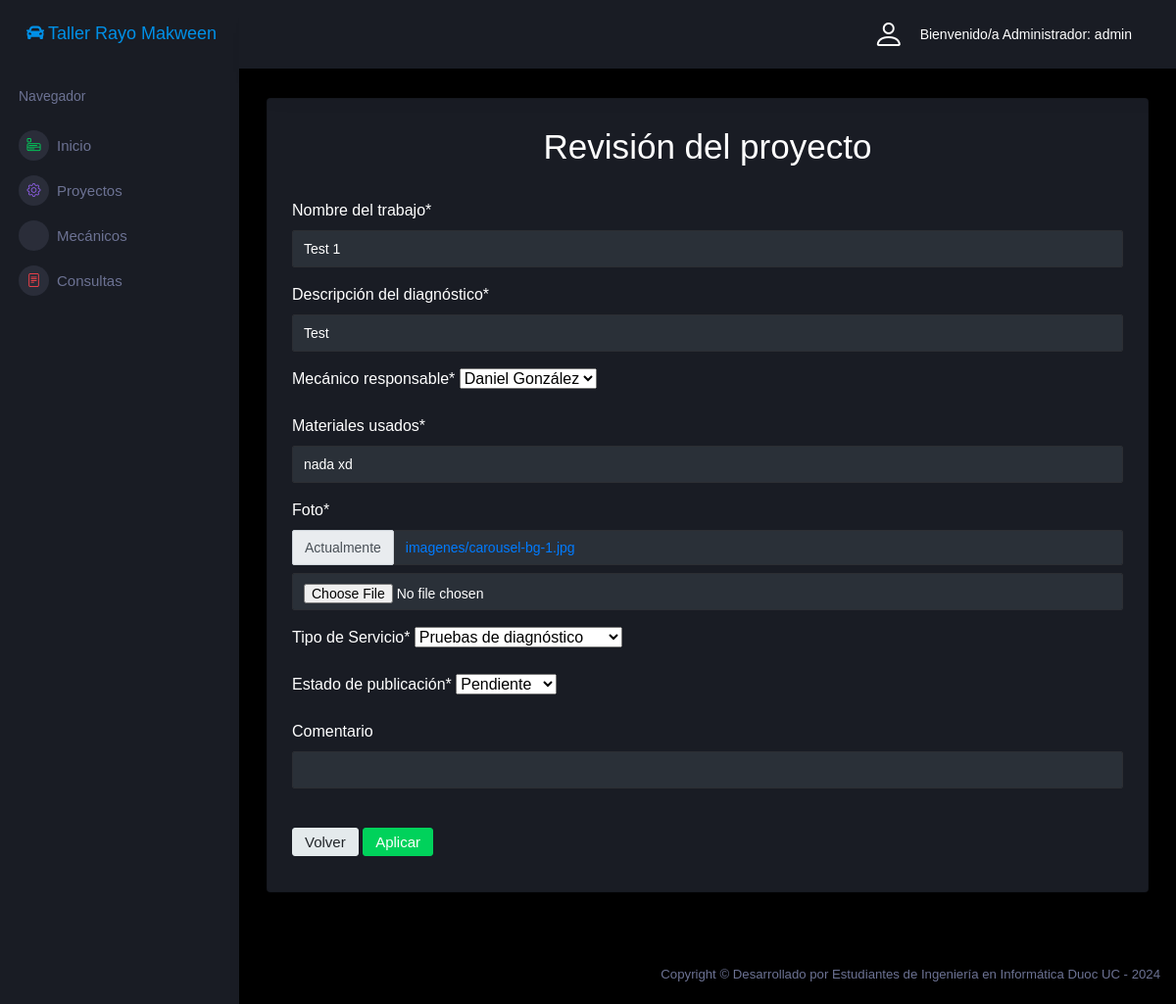
Page /mecanicos/trabajoupdate/1/ (signed in) on the earlier database version.
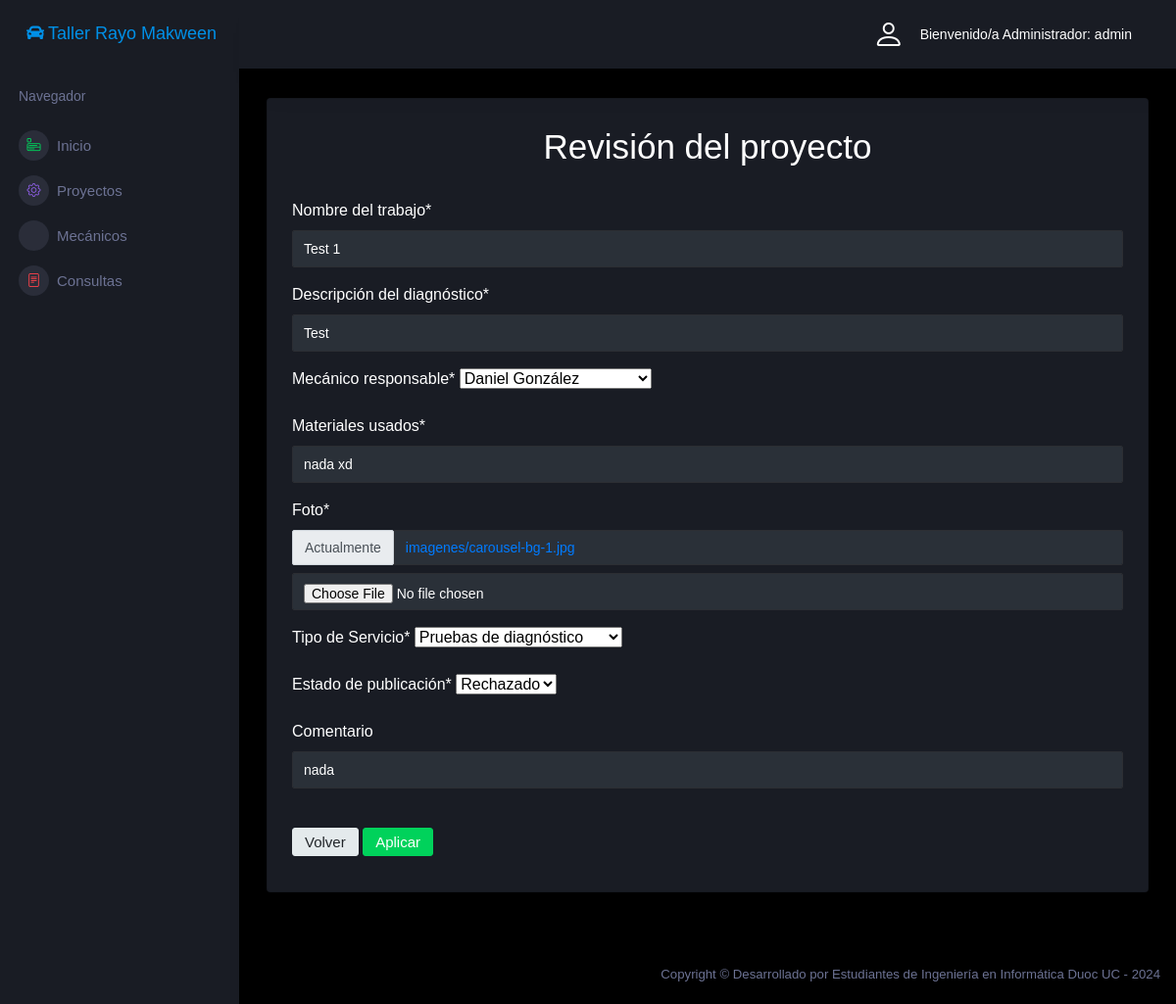
Same page on the later database version.
### core/models.py (models this page shows, shortened)
class Trabajo(models.Model):
    nombre_trabajo = models.CharField(max_length=50)
    diagnostico = models.CharField(max_length=200)
    fecha = models.DateTimeField(auto_now_add=True)
    mecanico = models.ForeignKey(Mecanico, on_delete=models.CASCADE)
    materiales = models.CharField(max_length=50)
    foto = models.ImageField(upload_to='imagenes/')
    servicio = models.ForeignKey(TipoServicio, on_delete=models.CASCADE)
    PENDIENTE= "P"
    RECHAZADO= "R"
    ACEPTADO= "A"
    estado_opciones = {
        PENDIENTE: "Pendiente",
        RECHAZADO: "Rechazado",
        ACEPTADO: "Aceptado",
    }
    estado_publicacion = models.CharField(max_length=1,choices=estado_opciones,default=PENDIENTE)
    comentario_admin = models.CharField(max_length=100, blank=True)

### core/views.py (the view, shortened to what this page needs)
# urls.py: path('mecanicos/trabajoupdate/<id>/', trabajoupdate, name="trabajoupdate"),
@permission_required('core.change_trabajo')
def trabajoupdate(request, id):
    trabajos = Trabajo.objects.get(id=id)
    aux = {
        'form' : TrabajoAdminForm(instance=trabajos)
    }
    return render(request, 'core/mecanicos/crud_proyecto/update.html', aux)

### core/forms.py
class TrabajoAdminForm(ModelForm):
    class Meta:
        model = Trabajo
        fields = ['nombre_trabajo', 'diagnostico', 'mecanico', 'materiales', 'foto', 'servicio', 'estado_publicacion', 'comentario_admin']
        labels = {
            'nombre_trabajo': 'Nombre del trabajo',
            'diagnostico': 'Descripción del diagnóstico',
            'mecanico': 'Mecánico responsable',
            'materiales': 'Materiales usados',
            'servicio': 'Tipo de Servicio',
            'estado_publicacion' : 'Estado de publicación',
            'comentario_admin' : 'Comentario'
        }

### core/models.py (called while the page is built)
    def __str__(self):
        return self.descripcion

    def __str__(self):
        return self.nombre_mecanico + ' ' + self.apellido_mecanico

### core/templates/core/mecanicos/crud_proyecto/update.html (shortened to what this page needs)
{% extends 'core/mecanicos/base.html' %}
{% load static %}
{% block contenido %}
<h1 class="text-center">Revisión del proyecto</h1>
<br>
{% load crispy_forms_tags %}
    <form action="" method="POST">
        <table>
            {{ form | crispy }}
        </table>
        <br>
        <a href="{% url 'trabajolistar' %}" class="btn btn-secondary">Volver</a>
        <input class="btn btn-success" type="submit" value="Aplicar">
    </form>
{% endblock %}

Differences in the rows shown:
changed Trabajo "Test 1": estado_publicacion "Pendiente" → "Rechazado"; comentario_admin (not shown) → "nada"
